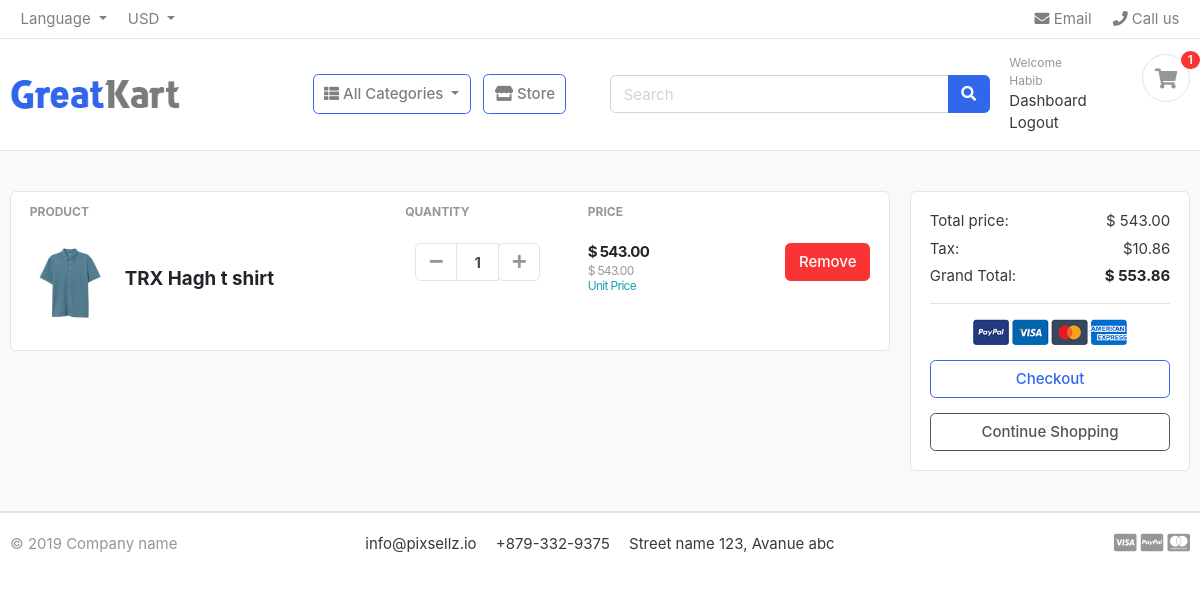
The app's page /carts/ (signed in) with its own data.
### account/models.py (models this page shows, shortened)
class Account(AbstractBaseUser):
    first_name   = models.CharField(max_length=50,)
    last_name    = models.CharField(max_length=20,unique=True)
    username     = models.CharField(max_length=50,unique=True)
    email        = models.CharField(max_length=100,unique=True)
    phone_number = models.CharField(max_length=11)
    join_date    =models.DateTimeField(auto_now_add=True)
    last_login   =models.DateTimeField(auto_now_add=True)
    is_admin     =models.BooleanField(default=False)
    is_staff     =models.BooleanField(default=False)
    is_active    =models.BooleanField(default=False)
    is_superadmin=models.BooleanField(default=False)
    USERNAME_FIELD = 'email'
    REQUIRED_FIELDS = [
        'username','first_name','last_name'
    ]
    objects = MyAccountManager()

### carts/models.py (models this page shows, shortened)
class CartItem(models.Model):
    user = models.ForeignKey(Account,on_delete=models.CASCADE,null=True)
    product = models.ForeignKey(Product, on_delete=models.CASCADE,null=True)
    variations = models.ManyToManyField(Variation,blank=True)
    cart = models.ForeignKey(Cart,on_delete=models.CASCADE)
    quantity = models.IntegerField()
    is_active = models.BooleanField(default=True)
    def sub_total(self):
        return self.product.price * self.quantity

### shop/models.py (models this page shows, shortened)
class Product(models.Model):
    name        =models.CharField(max_length=100)
    slug        =models.SlugField(max_length=50,unique=True)
    description = models.TextField(max_length=500,blank=True)
    price = models.DecimalField(max_digits=10, decimal_places=2)
    images = models.ImageField(upload_to='photos/products')
    category = models.ForeignKey(Category,on_delete=models.CASCADE)
    stock = models.IntegerField()
    is_available = models.BooleanField()
    created_at = models.DateTimeField(auto_now_add=True)
    modified_at = models.DateTimeField(auto_now=True)
    def get_url(self):
      return reverse('product_details', args=[self.category.slug, self.slug])

### carts/views.py (the view)
# urls.py: path('',views.CART,name='cart'),
def CART(request,total=0,quantity=0,cart_items=None):
    try:
        tax = 0
        grand_total = 0
        if request.user.is_authenticated:
            cart_items = CartItem.objects.filter(user=request.user,is_active=True)
        else:
            cart = Cart.objects.get(cart_id = _cart_id(request))
            cart_items = CartItem.objects.filter(cart=cart,is_active=True)
        for cart_item in cart_items:
            total +=  (cart_item.product.price * cart_item.quantity)
            quantity += cart_item.quantity
        tax = (2 * total)/100
        grand_total = tax + total
    except ObjectDoesNotExist:
        pass
    return render(request, 'cart.html', {
        'cart_items':cart_items,'total':total,'quantity':quantity,
        'tax':tax,'grand_total':grand_total
    })

### carts/context_processors.py (called while the page is built)
def Cartcounter(request):
    cart_count = 0
    if 'admin' in request.path:
        return {}
    else:
        try:
            cart = Cart.objects.filter(cart_id=_cart_id(request))
            if request.user.is_authenticated:
                cart_items = CartItem.objects.all().filter(user=request.user)
            else:
               cart_items = CartItem.objects.all().filter(cart=cart[:1])
            for cart_item in cart_items:
                cart_count += cart_item.quantity
        except Cart.DoesNotExist:
            cart_count = 0
    return dict(cart_count=cart_count)

### carts/views.py (called while the page is built)
def _cart_id(request):
    cart = request.session.session_key
    if not cart:
        cart = request.session.create()
    return cart

### category/context_processors.py (called while the page is built)
def menue_links(request):
    links = Category.objects.all()
    return dict(links=links)

### category/models.py (called while the page is built)
    def get_url(self):
        return reverse('store_by_category',args=[self.slug])

### templates/cart.html (shortened to what this page needs)
{% extends 'base.html' %}
{% load static %}
{% block content %}
<section class="section-content padding-y bg">
<div class="container">
<div class="row">
	<aside class="col-lg-9">
{% if cart_items %}
<div class="card">
<table class="table table-borderless table-shopping-cart">
<thead class="text-muted">
<tr class="small text-uppercase">
  <th scope="col">Product</th>
  <th scope="col" width="120">Quantity</th>
  <th scope="col" width="120">Price</th>
  <th scope="col" class="text-right" width="200"> </th>
</tr>
</thead>
<tbody>
{% for cart_item in cart_items %}
<tr>
	<td>
		<figure class="itemside align-items-center">
			<div class="aside"><img src="{{cart_item.product.images.url}}" class="img-sm"></div>
			<figcaption class="info">
				<a href="{{cart_item.product.get_url}}" class="title text-dark"><h5>{{cart_item.product.name}}</h5></a>
			</figcaption>
		</figure>
	</td>
	<td>
					<div class="col">
						<div class="input-group input-spinner">
							<div class="input-group-prepend">
							<a href="{% url 'Remove_cart' cart_item.product.id cart_item.id  %}" class="btn btn-light" type="button" id="button-plus"> <i class="fa fa-minus"></i> </a>
							</div>
							<input type="text" class="form-control"  value="{{cart_item.quantity}}">
							<div class="input-group-append">
								<form action="{% url 'add_to_cart' cart_item.product.id %}" method="POST">
									<button class="btn btn-light" type="submit" id="button-plus"> <i class="fa fa-plus"></i> </button>
							    </form>
							</div>
						</div>
					</div>
	</td>
	<td>
		<div class="price-wrap">
			<var class="price">$ {{cart_item.sub_total}} </var>
			<small  class="text-muted"> $ {{cart_item.product.price}} <p class="text text-info">Unit Price</p> </small>
		</div>
	</td>
	<td class="text-right">
	<a href="{% url 'Remove_cart_item' cart_item.product.id cart_item.id %}" onclick="return confirm('Are you sure delete this item?') " class="btn btn-danger"> Remove</a>
	</td>
</tr>
{% endfor %}
</tbody>
</table>
</div>
{% else %}
    <p>Your cart is empty.</p>
    <a href="{% url 'store' %}" class="btn btn-light">Continue Shopping</a>
{% endif %}
	</aside>
	<aside class="col-lg-3">
		<div class="card">
		<div class="card-body">
			<dl class="dlist-align">
			  <dt>Total price:</dt>
			  <dd class="text-right">$ {{total}}</dd>
			</dl>
			<dl class="dlist-align">
			  <dt>Tax:</dt>
			  <dd class="text-right"> ${{tax}}</dd>
			</dl>
			<dl class="dlist-align">
			  <dt>Grand Total:</dt>
			  <dd class="text-right text-dark b"><strong>$ {{grand_total}}</strong></dd>
			</dl>
			<hr>
			<p class="text-center mb-3">
				<img src="{% static './images/misc/payments.png' %}" height="26">
			</p>
			<p class="text-center">
				<a href="{% url 'checkout' %}" class="btn btn-outline-primary btn-block"> Checkout </a>
			</p>
			<p class="text-center">
				<a href="{% url 'store' %}" class="btn btn-outline-secondary btn-block ">Continue Shopping</a>
			</p>
		</div>
		</div>
</aside>
</div>
</div>
</section>
{% endblock %}

### templates/base.html (shortened to what this page needs)
{% load static %}
<!DOCTYPE HTML>
<html lang="en">
<head>
<link href="{% static 'css/bootstrap.css' %}" rel="stylesheet" type="text/css"/>
<link href="{% static 'fonts/fontawesome/css/all.min.css' %}" type="text/css" rel="stylesheet">
<link href="{% static 'css/ui.css' %}" rel="stylesheet" type="text/css"/>
<link href="{% static 'css/responsive.css' %}" rel="stylesheet" media="only screen and (max-width: 1200px)" />
</head>
<body>
<header class="section-header">
<nav class="navbar p-md-0 navbar-expand-sm navbar-light border-bottom">
<div class="container">
  <div class="collapse navbar-collapse" id="navbarTop4">
	<ul class="navbar-nav mr-auto">
	  <li class="nav-item dropdown">
		<a href="#" class="nav-link dropdown-toggle" data-toggle="dropdown"> Language </a>
	  </li>
	  <li class="nav-item dropdown">
		<a href="#" class="nav-link dropdown-toggle" data-toggle="dropdown"> USD </a>
	  </li>
	</ul>
	<ul class="navbar-nav ml-auto ">
	  <li><a href="#" class="nav-link"> <i class="fa fa-envelope"></i> Email </a></li>
	  <li><a href="#" class="nav-link"> <i class="fa fa-phone"></i> Call us </a></li>
	</ul>
  </div>
</div>
</nav>
<section class="header-main border-bottom">
    <div class="container">
        <div class="row align-items-center">
            <div class="col-lg-2 col-md-3 col-6">
                <a href="{% url 'home' %}" class="brand-wrap">
                    <img class="logo" src="{% static 'images/logo.png' %}" alt="Company Logo">
                </a>
            </div>
            <div class="col-lg-4 col-md-6 col-12">
                <nav class="navbar navbar-expand-lg navbar-light">
                    <div class="collapse navbar-collapse" id="navbarSupportedContent">
                        <ul class="navbar-nav mr-auto">
                            <li class="nav-item dropdown">
								<a class="nav-link btn btn-outline-primary dropdown-toggle " data-toggle="dropdown" href="#" id="navbarDropdown" role="button" data-toggle="dropdown" aria-haspopup="true" aria-expanded="false">
									<i class="fa fa-th-list"></i> All Categories
								</a>
                            </li>
                            <li class="nav-item">
                                <a class="nav-link btn btn-outline-primary" href="{% url 'store' %}" >
                                    <i class="fa fa-store"></i> Store
                                </a>
                            </li>
                        </ul>
                    </div>
                </nav>
            </div>
            <div class="col-lg-4 col-md-6 col-12">
                <form action="{% url 'search' %}" method="GET" class="search">
                    <div class="input-group w-100">
                        <input type="text" class="form-control" placeholder="Search" name="keyword">
                        <div class="input-group-append">
                            <button class="btn btn-primary" type="submit">
                                <i class="fa fa-search"></i>
                            </button>
                        </div>
                    </div>
                </form>
            </div>
            <div class="col-lg-2 col-md-3 col-6">
                <div class="d-flex justify-content-end">
                    {% if user.id is None %}
                    <div class="widget-header">
                        <small class="title text-muted">Welcome guest!</small>
                        <div>
                            <a href="{% url 'login' %}">Sign in</a> <span class="dark-transp"> | </span>
                            <a href="{% url 'register' %}"> Register</a>
                        </div>
                    </div>
                    {% else %}
                    <div class="widget-header">
                        <small class="title text-muted">Welcome <span>{{user.first_name|capfirst}}</span></small>
                        <div>
                            <a href="{% url 'dashboard' %}">Dashboard</a>
                            <a href="{% url 'logout' %}">Logout</a>
                        </div>
                    </div>
                    {% endif %}
                    <a href="{% url 'cart' %}" class="widget-header pl-3 ml-3">
                        <div class="icon icon-sm rounded-circle border"><i class="fa fa-shopping-cart"></i></div>
                        <span class="badge badge-pill badge-danger notify">{{cart_count}}</span>
                    </a>
                </div>
            </div>
        </div>
    </div>
</section>
</header>
{% block content %}{% endblock  %}
{% include 'footer.html' %}

### static/css/ui.css (style rules this page uses)
html { font-family: "Inter", sans-serif; font-size: 15px; }
.price-wrap { letter-spacing: -0.7px; }
.icon-xs, .icon-sm, .icon-md, .icon-lg { display: inline-block; text-align: center; flex-shrink: 0; flex-grow: 0; }
.icon-sm { width: 48px; height: 48px; line-height: 48px !important; font-size: 20px; }
.img-xs, .img-sm, .img-md, .img-lg { -o-object-fit: cover; object-fit: cover; flex-shrink: 0; flex-grow: 0; }
.img-sm { width: 80px; height: 80px; }
.padding-y { padding-top: 40px; padding-bottom: 40px; }
var { font-style: normal; }
figure { margin-bottom: 0; }
.bg { background-color: #f8f9fa; }
.b { font-weight: 600; }
p:last-child { margin-bottom: 0; }
.header-main { position: relative; padding-top: 1rem; padding-bottom: 1rem; }
.brand-wrap .logo, .navbar-brand .logo { margin-right: 7px; max-height: 42px; display: inline-block; }
.widget-header { display: inline-block; vertical-align: middle; position: relative; }
.widget-header a { color: #343a40; }
.widget-header i { color: #969696; }
.widget-header .title { display: block; }
.widget-header .notify { position: absolute; top: -3px; right: -10px; }
.btn-light { background-color: #fff; border-color: #e4e4e4; }
.btn-light i { color: #969696; }
.itemside { position: relative; display: flex; width: 100%; }
.itemside .aside { position: relative; flex-shrink: 0; }
.itemside .info { padding-left: 15px; padding-right: 7px; }
.itemside .title { display: block; margin-bottom: 5px; color: #212529; }
[class*=dlist-] { margin-bottom: 5px; }
[class*=dlist-] dd { margin-bottom: 0; }
.dlist-align { display: flex; }
.dlist-align dt { width: 150px; word-wrap: break-word; font-weight: normal; }
.dlist-align dd { flex-grow: 1; }
.notify { position: absolute; top: -4px; right: -10px; display: inline-block; padding: 0.25em 0.6em; font-size: 12px; line-height: 1; text-align: center; border-radius: 3rem; color: #fff; background-color: #fa3434; }
.price { font-weight: 600; color: #212529; }
.input-spinner { width: 125px; flex-wrap: nowrap; display: inline-flex; vertical-align: middle; }
.input-spinner input.form-control { text-align: center; max-width: 46px; font-weight: bold; flex-basis: 46px; border-color: #e4e4e4; flex-grow: 0; }
.input-spinner .btn { width: 42px; text-align: center; padding-left: 0.5rem; padding-right: 0.5rem; }
.table-shopping-cart.table td, .table-shopping-cart.table th { padding-left: 1.25rem; padding-right: 1.25rem; }
.table-shopping-cart .price-wrap { line-height: 1.2; }
.table-shopping-cart .price { font-weight: bold; margin-right: 5px; display: block; }

### records on screen
Account: first_name "Habib"
CartItem: product.images (picture), product.name "TRX Hagh t shirt", quantity "1", sub_total "543.00", product.price "543.00"

### other values on screen
{{ cart_count }} "1"
{{ total }} "543.00"
{{ tax }} "10.86"
{{ grand_total }} "553.86"
